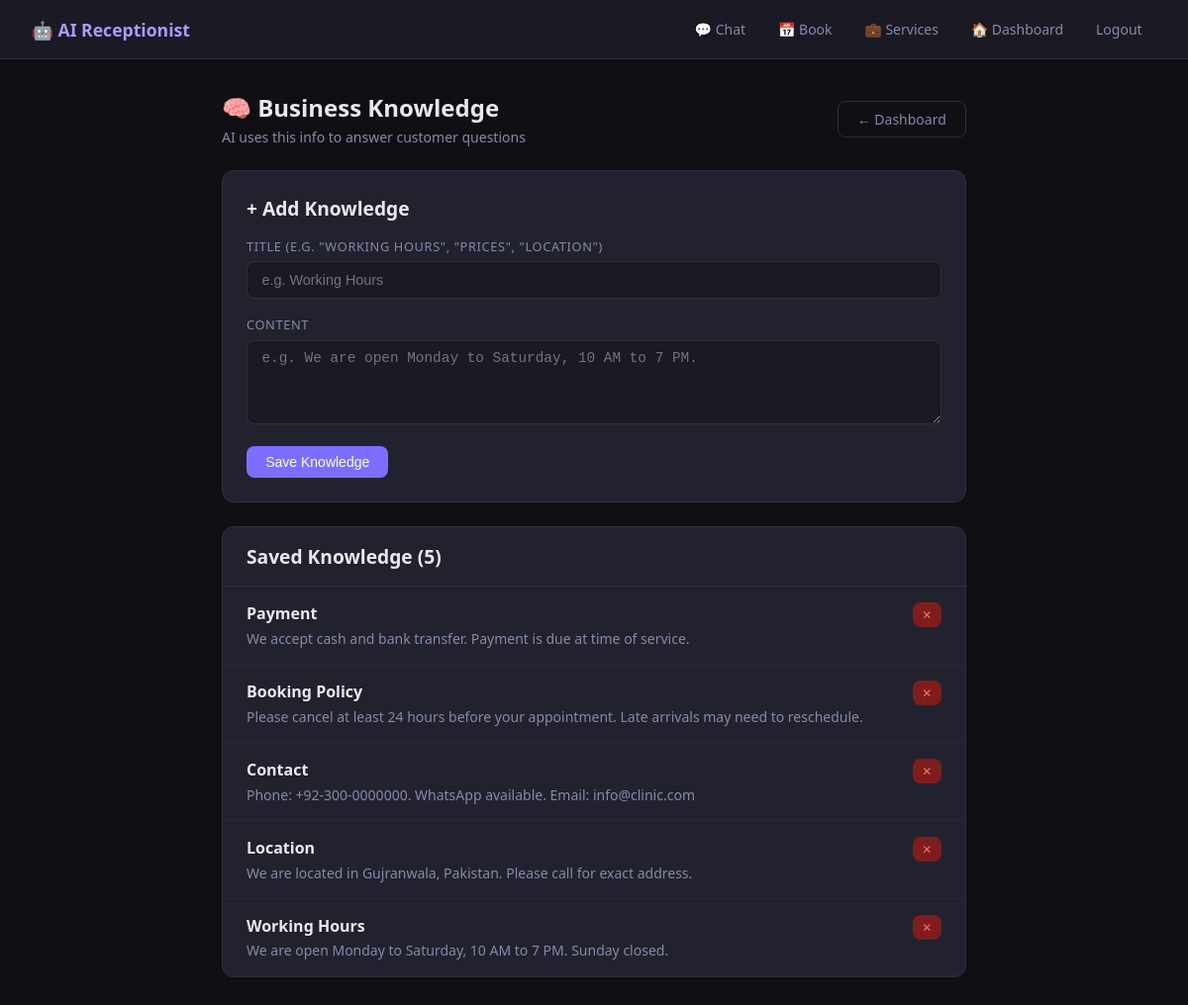
The page /dashboard/knowledge/ (signed in) on the database its author committed.
### chatbot/models.py (models this page shows, shortened)
class BusinessKnowledge(models.Model):
    title = models.CharField(max_length=200)
    content = models.TextField()
    created_at = models.DateTimeField(auto_now_add=True)
    class Meta:
        verbose_name = 'Business Knowledge'
        verbose_name_plural = 'Business Knowledge'

### dashboard/views.py (the view, shortened to what this page needs)
# urls.py: path('knowledge/', views.knowledge_base, name='knowledge_base'),
@login_required
def knowledge_base(request):
    knowledge = BusinessKnowledge.objects.all().order_by('-created_at')
    return render(request, 'dashboard/knowledge.html', {'knowledge': knowledge})

### dashboard/templates/dashboard/knowledge.html (shortened to what this page needs)
{% extends 'base.html' %}
{% block content %}
<div class="container" style="max-width: 800px;">
    <div class="page-header">
        <div>
            <h1>🧠 Business Knowledge</h1>
            <p style="color: var(--muted); font-size: 0.875rem; margin-top: 0.25rem;">AI uses this info to answer customer questions</p>
        </div>
        <a href="/dashboard/" class="btn btn-outline">← Dashboard</a>
    </div>
    <div class="card" style="margin-bottom: 1.5rem;">
        <h2 style="margin-bottom: 1rem;">+ Add Knowledge</h2>
        <form method="POST">
            <div class="form-group">
                <label>Title (e.g. "Working Hours", "Prices", "Location")</label>
                <input type="text" name="title" class="form-input" placeholder="e.g. Working Hours" required>
            </div>
            <div class="form-group">
                <label>Content</label>
                <textarea name="content" class="form-input" rows="4" placeholder="e.g. We are open Monday to Saturday, 10 AM to 7 PM." required></textarea>
            </div>
            <button type="submit" class="btn btn-primary">Save Knowledge</button>
        </form>
    </div>
    <div class="card" style="padding: 0; overflow: hidden;">
        <div style="padding: 1rem 1.5rem; border-bottom: 1px solid var(--border);">
            <h2>Saved Knowledge ({{ knowledge.count }})</h2>
        </div>
        {% for item in knowledge %}
        <div style="padding: 1rem 1.5rem; border-bottom: 1px solid rgba(46,46,64,0.5);">
            <div style="display: flex; justify-content: space-between; align-items: flex-start;">
                <div>
                    <div style="font-weight: 600; margin-bottom: 0.3rem;">{{ item.title }}</div>
                    <div style="color: var(--muted); font-size: 0.875rem; white-space: pre-wrap;">{{ item.content }}</div>
                </div>
                <a href="/dashboard/knowledge/{{ item.pk }}/delete/" class="btn btn-danger" style="padding: 0.25rem 0.6rem; font-size: 0.75rem; margin-left: 1rem;" onclick="return confirm('Delete this?')">✕</a>
            </div>
        </div>
        {% empty %}
        <div style="padding: 2rem; text-align: center; color: var(--muted);">
            No knowledge added yet. Add some info above so the AI can answer customer questions!
        </div>
        {% endfor %}
    </div>
</div>
{% endblock %}

### templates/base.html (style rules this page uses)
:root { --bg: #0f0f14; --surface: #1a1a24; --card: #22222f; --border: #2e2e40; --accent: #7c6fff; --accent-light: #a89cff; --green: #4ade80; --red: #f87171; --yellow: #fbbf24; --text: #e8e8f0; --muted: #8888aa; --font: 'Segoe UI', system-ui, sans-serif; }
* { box-sizing: border-box; margin: 0; padding: 0; }
body { background: var(--bg); color: var(--text); font-family: var(--font); min-height: 100vh; }
.container { max-width: 1100px; margin: 0 auto; padding: 2rem 1.5rem; }
.card { background: var(--card); border: 1px solid var(--border); border-radius: 12px; padding: 1.5rem; }
.btn { display: inline-flex; align-items: center; gap: 0.4rem; padding: 0.5rem 1.2rem; border-radius: 8px; border: none; cursor: pointer; font-size: 0.875rem; font-weight: 500; text-decoration: none; transition: all 0.15s; }
.btn-primary { background: var(--accent); color: #fff; }
.btn-danger { background: #7f1d1d; color: var(--red); }
.btn-outline { background: transparent; color: var(--muted); border: 1px solid var(--border); }
.form-group { margin-bottom: 1.1rem; }
.form-group label { display: block; font-size: 0.8rem; color: var(--muted); margin-bottom: 0.4rem; text-transform: uppercase; letter-spacing: 0.05em; }
.form-input, input[type="text"], input[type="email"], input[type="date"], input[type="time"], select, textarea { width: 100%; background: var(--surface); border: 1px solid var(--border); border-radius: 8px; color: var(--text); padding: 0.6rem 0.9rem; font-size: 0.9rem; outline: none; transition: border-color 0.15s; }
h1 { font-size: 1.5rem; font-weight: 700; color: var(--text); }
h2 { font-size: 1.2rem; font-weight: 600; color: var(--text); }
.page-header { margin-bottom: 1.5rem; display: flex; justify-content: space-between; align-items: center; flex-wrap: wrap; gap: 0.75rem; }

### rows shown on the page
BusinessKnowledge: title "Payment", content "We accept cash and bank transfer. Payment is due at time of service."
BusinessKnowledge: title "Booking Policy", content "Please cancel at least 24 hours before your appointment. Late arrivals may need to reschedule."
BusinessKnowledge: title "Contact", content "Phone: +92-300-0000000. WhatsApp available. Email: info@clinic.com"
BusinessKnowledge: title "Location", content "We are located in Gujranwala, Pakistan. Please call for exact address."
BusinessKnowledge: title "Working Hours", content "We are open Monday to Saturday, 10 AM to 7 PM. Sunday closed."

### other values the page prints
{{ knowledge.count }} "5"
